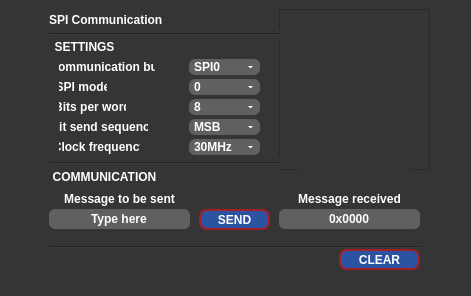
<?xml version="1.0" encoding="UTF-8"?>
<ui version="4.0">
 <class>SPI_Communication</class>
 <widget class="QMainWindow" name="SPI_Communication">
  <property name="geometry">
   <rect>
    <x>0</x>
    <y>0</y>
    <width>471</width>
    <height>296</height>
   </rect>
  </property>
  <property name="windowTitle">
   <string notr="true">Comunicação SPI - Intan RHD2000</string>
  </property>
  <property name="styleSheet">
   <string notr="true">QMainWindow{background-color:#4B4B4B;color:#FFFFFF;}</string>
  </property>
  <widget class="QWidget" name="main_window">
   <property name="styleSheet">
    <string notr="true">QWidget{	background-color:#353535;}</string>
   </property>
   <layout class="QGridLayout" name="gridLayout">
    <item row="0" column="0">
     <widget class="QScrollArea" name="scroll_area">
      <property name="styleSheet">
       <string notr="true">QScrollArea{border:0px}QScrollBar:vertical{background:#353535;width:5px}QScrollBar::handle:vertical{background:#2C53A1;min-width:20px;}QScrollBar::add-page:vertical,QScrollBar::sub-page:vertical{background:#353535;}QScrollBar:horizontal{background:#353535;height:5px}QScrollBar::handle:horizontal{background:#2C53A1;min-width:20px;}QScrollBar::add-page:horizontal,QScrollBar::sub-page:horizontal{background:#353535;}</string>
      </property>
      <property name="alignment">
       <set>Qt::AlignCenter</set>
      </property>
      <widget class="QWidget" name="scroll">
       <property name="geometry">
        <rect>
         <x>0</x>
         <y>0</y>
         <width>453</width>
         <height>278</height>
        </rect>
       </property>
       <widget class="QFrame" name="communcation">
        <property name="geometry">
         <rect>
          <x>30</x>
          <y>0</y>
          <width>391</width>
          <height>271</height>
         </rect>
        </property>
        <property name="styleSheet">
         <string notr="true">QLabel{}QCheckBox{color:#FFFFFF;font:8pt&quot;Century Gothic&quot;;font-weight:bold;}QCheckBox::indicator{width:15px;height:15px;background-color:#606060;border-radius:4px;}QCheckBox::indicator:checked{background-color:#A21F27;}</string>
        </property>
        <widget class="QPushButton" name="send_message">
         <property name="geometry">
          <rect>
           <x>160</x>
           <y>200</y>
           <width>71</width>
           <height>21</height>
          </rect>
         </property>
         <property name="cursor">
          <cursorShape>PointingHandCursor</cursorShape>
         </property>
         <property name="styleSheet">
          <string notr="true">QPushButton{font:10pt&quot;Century Gothic&quot;;font-weight:bold;}QPushButton{border:2px solid #A21F27;border-radius:8px;background-color:#2C53A1;color:#FFFFFF;font:10pt&quot;Century Gothic&quot;;font-weight:bold;}QPushButton:pressed{border:2px solid #A21F27;border-radius:8px;background-color:#A21F27;color:#FFFFFF;}</string>
         </property>
         <property name="text">
          <string notr="true">SEND</string>
         </property>
        </widget>
        <widget class="QComboBox" name="significant_bit">
         <property name="geometry">
          <rect>
           <x>150</x>
           <y>110</y>
           <width>71</width>
           <height>16</height>
          </rect>
         </property>
         <property name="cursor">
          <cursorShape>PointingHandCursor</cursorShape>
         </property>
         <property name="styleSheet">
          <string notr="true">QComboBox{color:#FFFFFF;font:7pt&quot;Century Gothic&quot;;font-weight:bold;background-color:#606060;border:0px;border-radius:6px;}QListView{color:#FFFFFF;font:8pt&quot;Century Gothic&quot;;font-weight:bold;background-color:#969696;border:0px;}QListView{color:#FFFFFF;font:8pt&quot;Century Gothic&quot;;font-weight:bold;background-color:#606060;border:0px;border-radius:6px;}QComboBox::drop-down{width:20px;border:5px;}QComboBox::down-arrow{border-left:2px solid none;border-right:2px solid none;border-top:2px solid #FFFFFF;width:0.5px;height:1px;border-radius:2px;}QComboBox::down-arrow:hover{border-left:2px solid none;border-right:2px solid none;border-top:2px solid #A21F27;width:0.5px;height:1px;border-radius:2px;}QAbstractItemView{border:2px solid #969696;selection-background-color:#2C53A1;}</string>
         </property>
         <property name="currentText">
          <string notr="true">MSB</string>
         </property>
         <property name="currentIndex">
          <number>0</number>
         </property>
         <item>
          <property name="text">
           <string notr="true">MSB</string>
          </property>
         </item>
         <item>
          <property name="text">
           <string notr="true">LSB</string>
          </property>
         </item>
        </widget>
        <widget class="QLabel" name="label_1">
         <property name="geometry">
          <rect>
           <x>10</x>
           <y>30</y>
           <width>71</width>
           <height>16</height>
          </rect>
         </property>
         <property name="styleSheet">
          <string notr="true">QLabel{color:#FFFFFF;font:10pt&quot;Century Gothic&quot;;font-weight:bold;}</string>
         </property>
         <property name="text">
          <string notr="true">SETTINGS</string>
         </property>
         <property name="alignment">
          <set>Qt::AlignCenter</set>
         </property>
        </widget>
        <widget class="QLabel" name="label_0">
         <property name="geometry">
          <rect>
           <x>10</x>
           <y>0</y>
           <width>291</width>
           <height>21</height>
          </rect>
         </property>
         <property name="styleSheet">
          <string notr="true">QLabel{color:#FFFFFF;font:14pt&quot;Century Gothic&quot;;font-weight:bold;}</string>
         </property>
         <property name="text">
          <string notr="true">SPI Communication</string>
         </property>
        </widget>
        <widget class="QLabel" name="label_2">
         <property name="geometry">
          <rect>
           <x>10</x>
           <y>160</y>
           <width>111</width>
           <height>16</height>
          </rect>
         </property>
         <property name="styleSheet">
          <string notr="true">QLabel{color:#FFFFFF;font:10pt&quot;Century Gothic&quot;;font-weight:bold;}</string>
         </property>
         <property name="text">
          <string notr="true">COMMUNICATION</string>
         </property>
         <property name="alignment">
          <set>Qt::AlignCenter</set>
         </property>
        </widget>
        <widget class="QFrame" name="image">
         <property name="geometry">
          <rect>
           <x>240</x>
           <y>0</y>
           <width>151</width>
           <height>161</height>
          </rect>
         </property>
         <property name="frameShape">
          <enum>QFrame::StyledPanel</enum>
         </property>
         <property name="frameShadow">
          <enum>QFrame::Raised</enum>
         </property>
         <widget class="QLabel" name="image_nnc">
          <property name="geometry">
           <rect>
            <x>20</x>
            <y>20</y>
            <width>111</width>
            <height>141</height>
           </rect>
          </property>
          <property name="text">
           <string notr="true"/>
          </property>
          <property name="pixmap">
           <pixmap>NNC_logo.png</pixmap>
          </property>
          <property name="scaledContents">
           <bool>true</bool>
          </property>
          <property name="alignment">
           <set>Qt::AlignCenter</set>
          </property>
         </widget>
        </widget>
        <widget class="Line" name="line_1">
         <property name="geometry">
          <rect>
           <x>10</x>
           <y>146</y>
           <width>231</width>
           <height>16</height>
          </rect>
         </property>
         <property name="orientation">
          <enum>Qt::Horizontal</enum>
         </property>
        </widget>
        <widget class="Line" name="line_2">
         <property name="geometry">
          <rect>
           <x>10</x>
           <y>230</y>
           <width>371</width>
           <height>16</height>
          </rect>
         </property>
         <property name="orientation">
          <enum>Qt::Horizontal</enum>
         </property>
        </widget>
        <widget class="Line" name="line_3">
         <property name="geometry">
          <rect>
           <x>10</x>
           <y>20</y>
           <width>231</width>
           <height>11</height>
          </rect>
         </property>
         <property name="orientation">
          <enum>Qt::Horizontal</enum>
         </property>
        </widget>
        <widget class="QComboBox" name="bus">
         <property name="geometry">
          <rect>
           <x>150</x>
           <y>50</y>
           <width>71</width>
           <height>16</height>
          </rect>
         </property>
         <property name="cursor">
          <cursorShape>PointingHandCursor</cursorShape>
         </property>
         <property name="styleSheet">
          <string notr="true">QComboBox{color:#FFFFFF;font:7pt&quot;Century Gothic&quot;;font-weight:bold;background-color:#606060;border:0px;border-radius:6px;}QListView{color:#FFFFFF;font:8pt&quot;Century Gothic&quot;;font-weight:bold;background-color:#969696;border:0px;}QListView{color:#FFFFFF;font:8pt&quot;Century Gothic&quot;;font-weight:bold;background-color:#606060;border:0px;border-radius:6px;}QComboBox::drop-down{width:20px;border:5px;}QComboBox::down-arrow{border-left:2px solid none;border-right:2px solid none;border-top:2px solid #FFFFFF;width:0.5px;height:1px;border-radius:2px;}QComboBox::down-arrow:hover{border-left:2px solid none;border-right:2px solid none;border-top:2px solid #A21F27;width:0.5px;height:1px;border-radius:2px;}QAbstractItemView{border:2px solid #969696;selection-background-color:#2C53A1;}</string>
         </property>
         <property name="currentText">
          <string notr="true">SPI0</string>
         </property>
         <property name="currentIndex">
          <number>0</number>
         </property>
         <item>
          <property name="text">
           <string notr="true">SPI0</string>
          </property>
         </item>
         <item>
          <property name="text">
           <string notr="true">SPI1</string>
          </property>
         </item>
        </widget>
        <widget class="QComboBox" name="bits_word">
         <property name="geometry">
          <rect>
           <x>150</x>
           <y>90</y>
           <width>71</width>
           <height>16</height>
          </rect>
         </property>
         <property name="cursor">
          <cursorShape>PointingHandCursor</cursorShape>
         </property>
         <property name="styleSheet">
          <string notr="true">QComboBox{color:#FFFFFF;font:7pt&quot;Century Gothic&quot;;font-weight:bold;background-color:#606060;border:0px;border-radius:6px;}QListView{color:#FFFFFF;font:8pt&quot;Century Gothic&quot;;font-weight:bold;background-color:#969696;border:0px;}QListView{color:#FFFFFF;font:8pt&quot;Century Gothic&quot;;font-weight:bold;background-color:#606060;border:0px;border-radius:6px;}QComboBox::drop-down{width:20px;border:5px;}QComboBox::down-arrow{border-left:2px solid none;border-right:2px solid none;border-top:2px solid #FFFFFF;width:0.5px;height:1px;border-radius:2px;}QComboBox::down-arrow:hover{border-left:2px solid none;border-right:2px solid none;border-top:2px solid #A21F27;width:0.5px;height:1px;border-radius:2px;}QAbstractItemView{border:2px solid #969696;selection-background-color:#2C53A1;}</string>
         </property>
         <property name="currentText">
          <string notr="true">8</string>
         </property>
         <property name="currentIndex">
          <number>0</number>
         </property>
         <item>
          <property name="text">
           <string notr="true">8</string>
          </property>
         </item>
         <item>
          <property name="text">
           <string notr="true">16</string>
          </property>
         </item>
        </widget>
        <widget class="QLineEdit" name="message">
         <property name="geometry">
          <rect>
           <x>10</x>
           <y>200</y>
           <width>141</width>
           <height>20</height>
          </rect>
         </property>
         <property name="styleSheet">
          <string notr="true">QLineEdit{border:#969696;background-color:#606060;border-radius:6px;color:#FFFFFF;font:8pt&quot;Century Gothic&quot;;font-weight:bold;}</string>
         </property>
         <property name="text">
          <string notr="true">Type here</string>
         </property>
         <property name="alignment">
          <set>Qt::AlignCenter</set>
         </property>
         <property name="dragEnabled">
          <bool>false</bool>
         </property>
         <property name="readOnly">
          <bool>false</bool>
         </property>
        </widget>
        <widget class="QLineEdit" name="saida">
         <property name="geometry">
          <rect>
           <x>240</x>
           <y>200</y>
           <width>141</width>
           <height>20</height>
          </rect>
         </property>
         <property name="styleSheet">
          <string notr="true">QLineEdit{border:#969696;background-color:#606060;border-radius:6px;color:#FFFFFF;font:8pt&quot;Century Gothic&quot;;font-weight:bold;}</string>
         </property>
         <property name="text">
          <string notr="true">0x0000</string>
         </property>
         <property name="alignment">
          <set>Qt::AlignCenter</set>
         </property>
         <property name="dragEnabled">
          <bool>false</bool>
         </property>
         <property name="readOnly">
          <bool>true</bool>
         </property>
        </widget>
        <widget class="QPushButton" name="msg_significant_bit">
         <property name="geometry">
          <rect>
           <x>20</x>
           <y>110</y>
           <width>89</width>
           <height>16</height>
          </rect>
         </property>
         <property name="cursor">
          <cursorShape>WhatsThisCursor</cursorShape>
         </property>
         <property name="styleSheet">
          <string notr="true">QPushButton{border:0px solid;background-color:#353535;color:#FFFFFF;font:7pt&quot;Century Gothic&quot;;font-weight:bold;}</string>
         </property>
         <property name="text">
          <string notr="true">Bit send sequence</string>
         </property>
        </widget>
        <widget class="QPushButton" name="msg_bus">
         <property name="geometry">
          <rect>
           <x>20</x>
           <y>50</y>
           <width>96</width>
           <height>16</height>
          </rect>
         </property>
         <property name="cursor">
          <cursorShape>WhatsThisCursor</cursorShape>
         </property>
         <property name="styleSheet">
          <string notr="true">QPushButton{border:0px solid;background-color:#353535;color:#FFFFFF;font:7pt&quot;Century Gothic&quot;;font-weight:bold;}</string>
         </property>
         <property name="text">
          <string notr="true">Communication bus</string>
         </property>
        </widget>
        <widget class="QPushButton" name="msg_bits_word">
         <property name="geometry">
          <rect>
           <x>20</x>
           <y>90</y>
           <width>67</width>
           <height>16</height>
          </rect>
         </property>
         <property name="cursor">
          <cursorShape>WhatsThisCursor</cursorShape>
         </property>
         <property name="styleSheet">
          <string notr="true">QPushButton{border:0px solid;background-color:#353535;color:#FFFFFF;font:7pt&quot;Century Gothic&quot;;font-weight:bold;}</string>
         </property>
         <property name="text">
          <string notr="true">Bits per word</string>
         </property>
        </widget>
        <widget class="QPushButton" name="msg_send_message">
         <property name="geometry">
          <rect>
           <x>20</x>
           <y>180</y>
           <width>121</width>
           <height>20</height>
          </rect>
         </property>
         <property name="cursor">
          <cursorShape>WhatsThisCursor</cursorShape>
         </property>
         <property name="styleSheet">
          <string notr="true">QPushButton{border:0px solid;background-color:#353535;color:#FFFFFF;font:7pt&quot;Century Gothic&quot;;font-weight:bold;}</string>
         </property>
         <property name="text">
          <string notr="true">Message to be sent</string>
         </property>
        </widget>
        <widget class="QPushButton" name="msg_output">
         <property name="geometry">
          <rect>
           <x>250</x>
           <y>180</y>
           <width>121</width>
           <height>20</height>
          </rect>
         </property>
         <property name="cursor">
          <cursorShape>WhatsThisCursor</cursorShape>
         </property>
         <property name="styleSheet">
          <string notr="true">QPushButton{border:0px solid;background-color:#353535;color:#FFFFFF;font:7pt&quot;Century Gothic&quot;;font-weight:bold;}</string>
         </property>
         <property name="text">
          <string notr="true">Message received</string>
         </property>
        </widget>
        <widget class="QPushButton" name="clear">
         <property name="geometry">
          <rect>
           <x>300</x>
           <y>240</y>
           <width>81</width>
           <height>21</height>
          </rect>
         </property>
         <property name="cursor">
          <cursorShape>PointingHandCursor</cursorShape>
         </property>
         <property name="styleSheet">
          <string notr="true">QPushButton{font:14pt&quot;Century Gothic&quot;;font-weight:bold;}QPushButton{border:2px solid #A21F27;border-radius:8px;background-color:#2C53A1;color:#FFFFFF;font:10pt&quot;Century Gothic&quot;;font-weight:bold;}QPushButton:pressed{border:2px solid #A21F27;border-radius:8px;background-color:#A21F27;color:#FFFFFF;}</string>
         </property>
         <property name="text">
          <string notr="true">CLEAR</string>
         </property>
        </widget>
        <widget class="QComboBox" name="mode">
         <property name="geometry">
          <rect>
           <x>150</x>
           <y>70</y>
           <width>71</width>
           <height>16</height>
          </rect>
         </property>
         <property name="cursor">
          <cursorShape>PointingHandCursor</cursorShape>
         </property>
         <property name="styleSheet">
          <string notr="true">QComboBox{color:#FFFFFF;font:7pt&quot;Century Gothic&quot;;font-weight:bold;background-color:#606060;border:0px;border-radius:6px;}QListView{color:#FFFFFF;font:8pt&quot;Century Gothic&quot;;font-weight:bold;background-color:#969696;border:0px;}QListView{color:#FFFFFF;font:8pt&quot;Century Gothic&quot;;font-weight:bold;background-color:#606060;border:0px;border-radius:6px;}QComboBox::drop-down{width:20px;border:5px;}QComboBox::down-arrow{border-left:2px solid none;border-right:2px solid none;border-top:2px solid #FFFFFF;width:0.5px;height:1px;border-radius:2px;}QComboBox::down-arrow:hover{border-left:2px solid none;border-right:2px solid none;border-top:2px solid #A21F27;width:0.5px;height:1px;border-radius:2px;}QAbstractItemView{border:2px solid #969696;selection-background-color:#2C53A1;}</string>
         </property>
         <property name="currentText">
          <string notr="true">0</string>
         </property>
         <property name="currentIndex">
          <number>0</number>
         </property>
         <item>
          <property name="text">
           <string>0</string>
          </property>
         </item>
         <item>
          <property name="text">
           <string notr="true">1</string>
          </property>
         </item>
         <item>
          <property name="text">
           <string notr="true">2</string>
          </property>
         </item>
         <item>
          <property name="text">
           <string notr="true">3</string>
          </property>
         </item>
        </widget>
        <widget class="QPushButton" name="msg_mode">
         <property name="geometry">
          <rect>
           <x>20</x>
           <y>70</y>
           <width>48</width>
           <height>16</height>
          </rect>
         </property>
         <property name="cursor">
          <cursorShape>WhatsThisCursor</cursorShape>
         </property>
         <property name="styleSheet">
          <string notr="true">QPushButton{border:0px solid;background-color:#353535;color:#FFFFFF;font:7pt&quot;Century Gothic&quot;;font-weight:bold;}</string>
         </property>
         <property name="text">
          <string notr="true">SPI mode</string>
         </property>
        </widget>
        <widget class="QPushButton" name="msg_clock_frequency">
         <property name="geometry">
          <rect>
           <x>20</x>
           <y>130</y>
           <width>81</width>
           <height>16</height>
          </rect>
         </property>
         <property name="cursor">
          <cursorShape>WhatsThisCursor</cursorShape>
         </property>
         <property name="styleSheet">
          <string notr="true">QPushButton{border:0px solid;background-color:#353535;color:#FFFFFF;font:7pt&quot;Century Gothic&quot;;font-weight:bold;}</string>
         </property>
         <property name="text">
          <string notr="true">Clock frequency</string>
         </property>
        </widget>
        <widget class="QComboBox" name="clock_frequency">
         <property name="geometry">
          <rect>
           <x>150</x>
           <y>130</y>
           <width>71</width>
           <height>16</height>
          </rect>
         </property>
         <property name="cursor">
          <cursorShape>PointingHandCursor</cursorShape>
         </property>
         <property name="styleSheet">
          <string notr="true">QComboBox{color:#FFFFFF;font:7pt&quot;Century Gothic&quot;;font-weight:bold;background-color:#606060;border:0px;border-radius:6px;}QListView{color:#FFFFFF;font:8pt&quot;Century Gothic&quot;;font-weight:bold;background-color:#969696;border:0px;}QListView{color:#FFFFFF;font:8pt&quot;Century Gothic&quot;;font-weight:bold;background-color:#606060;border:0px;border-radius:6px;}QComboBox::drop-down{width:20px;border:5px;}QComboBox::down-arrow{border-left:2px solid none;border-right:2px solid none;border-top:2px solid #FFFFFF;width:0.5px;height:1px;border-radius:2px;}QComboBox::down-arrow:hover{border-left:2px solid none;border-right:2px solid none;border-top:2px solid #A21F27;width:0.5px;height:1px;border-radius:2px;}QAbstractItemView{border:2px solid #969696;selection-background-color:#2C53A1;}</string>
         </property>
         <property name="currentText">
          <string notr="true">30MHz</string>
         </property>
         <property name="currentIndex">
          <number>0</number>
         </property>
         <item>
          <property name="text">
           <string>30MHz</string>
          </property>
         </item>
         <item>
          <property name="text">
           <string>10MHz</string>
          </property>
         </item>
         <item>
          <property name="text">
           <string>5MHz</string>
          </property>
         </item>
         <item>
          <property name="text">
           <string>1MHz</string>
          </property>
         </item>
         <item>
          <property name="text">
           <string>500KHz</string>
          </property>
         </item>
         <item>
          <property name="text">
           <string>200KHz</string>
          </property>
         </item>
         <item>
          <property name="text">
           <string>100KHz</string>
          </property>
         </item>
         <item>
          <property name="text">
           <string>50KHz</string>
          </property>
         </item>
         <item>
          <property name="text">
           <string>10KHz</string>
          </property>
         </item>
        </widget>
       </widget>
      </widget>
     </widget>
    </item>
   </layout>
  </widget>
 </widget>
 <resources/>
 <connections/>
</ui>
